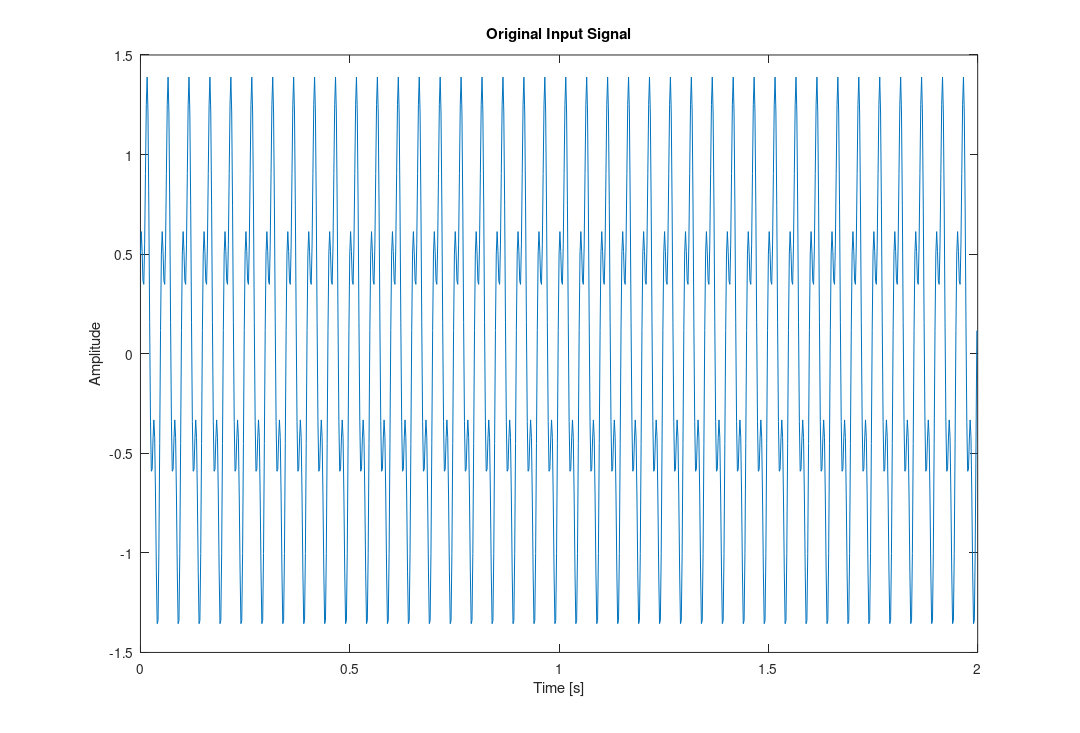
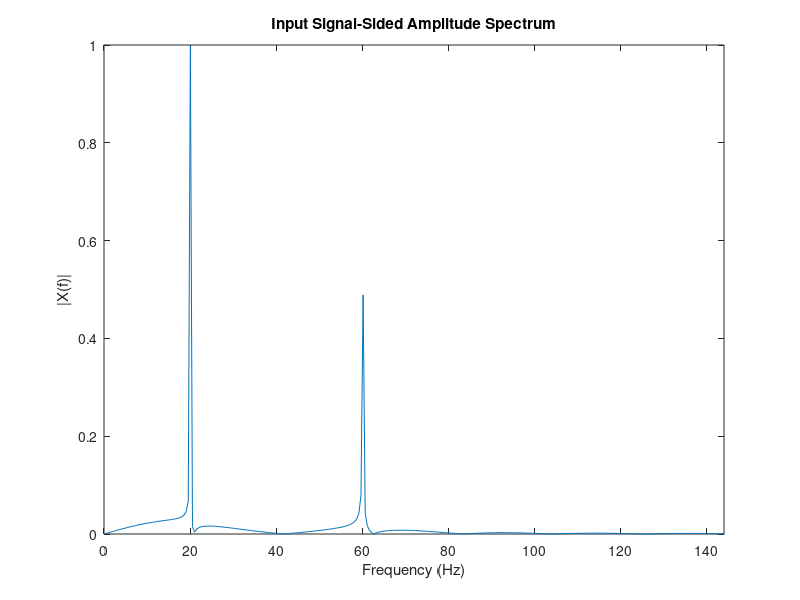
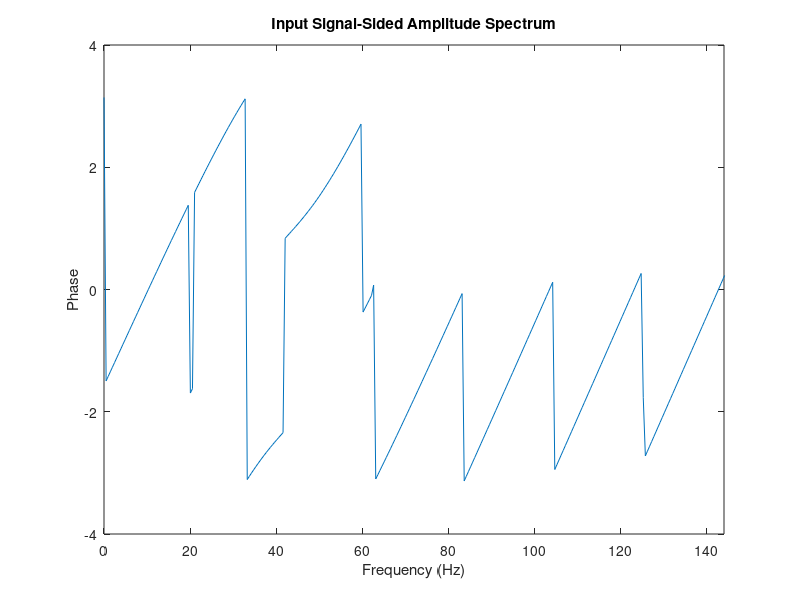

MATLAB code to generate these figures, in order:
%%
clear; close all
%
%%
% generate the signal
signal_period = 0.05 ; % signal period [sec]
signal_frequ_fund = 1./ signal_period; %[Hz]
signal_time = 2 ; %[sec.]
sampling_frequency = 500;   % Sampling frequency  
signal_length = signal_time .* sampling_frequency;
signal_range = [0:signal_length-1]./sampling_frequency;
%
signal_frequ = [signal_frequ_fund 3*signal_frequ_fund 6*signal_frequ_fund];
x1 = 1*sin(2*pi*signal_frequ(1)*signal_range) ;
x2 = 0.5*cos(2*pi*signal_frequ(2)*signal_range);
x3 = 1.5*sin(2*pi*signal_frequ(3)*signal_range);
%
%x = x1  ;
x = x1 + x2  ;
%x = x1 + x2 +x3 ;
%%
% add noise
noise_level= 0;
noise = noise_level*randn(size(signal_range)).* x ;
x_noise = x + noise;
%%
%plot original signal
figure
set(gcf,'PaperType','a4',...
'PaperPositionMode','manual',...
'PaperOrientation','landscape',...
'PaperUnits','centimeters',...
'PaperPosition',[1,1,28,19]);
set(gca,'FontSize',12);
set(gca,'FontSize',12);
%
plot(signal_range,x_noise)
title('Original Input Signal')
xlabel('Time [s]')
ylabel('Amplitude')
%print(gcf,'-dpdf','MyNoisySinWave.pdf')
%%

% calculating the FFT of Input Signal
NFFT = 2^nextpow2(signal_length); % Next power of 2 from length of y
% fft
X = fft(x_noise,NFFT)/signal_length;
f = sampling_frequency/2*linspace(0,1,NFFT/2);

% Plot Input Signal-sided amplitude spectrum.
figure
plot(f,2*abs(X(1:NFFT/2))) 
title('Input Signal-Sided Amplitude Spectrum')
xlabel('Frequency (Hz)')
xlim([0 1.2*signal_frequ(3)])
ylabel('|X(f)|')


figure
plot(f,angle(X(1:NFFT/2))) 
title('Input Signal-Sided Amplitude Spectrum')
xlabel('Frequency (Hz)')
xlim([0 1.2*signal_frequ(3)])
ylabel('Phase')
